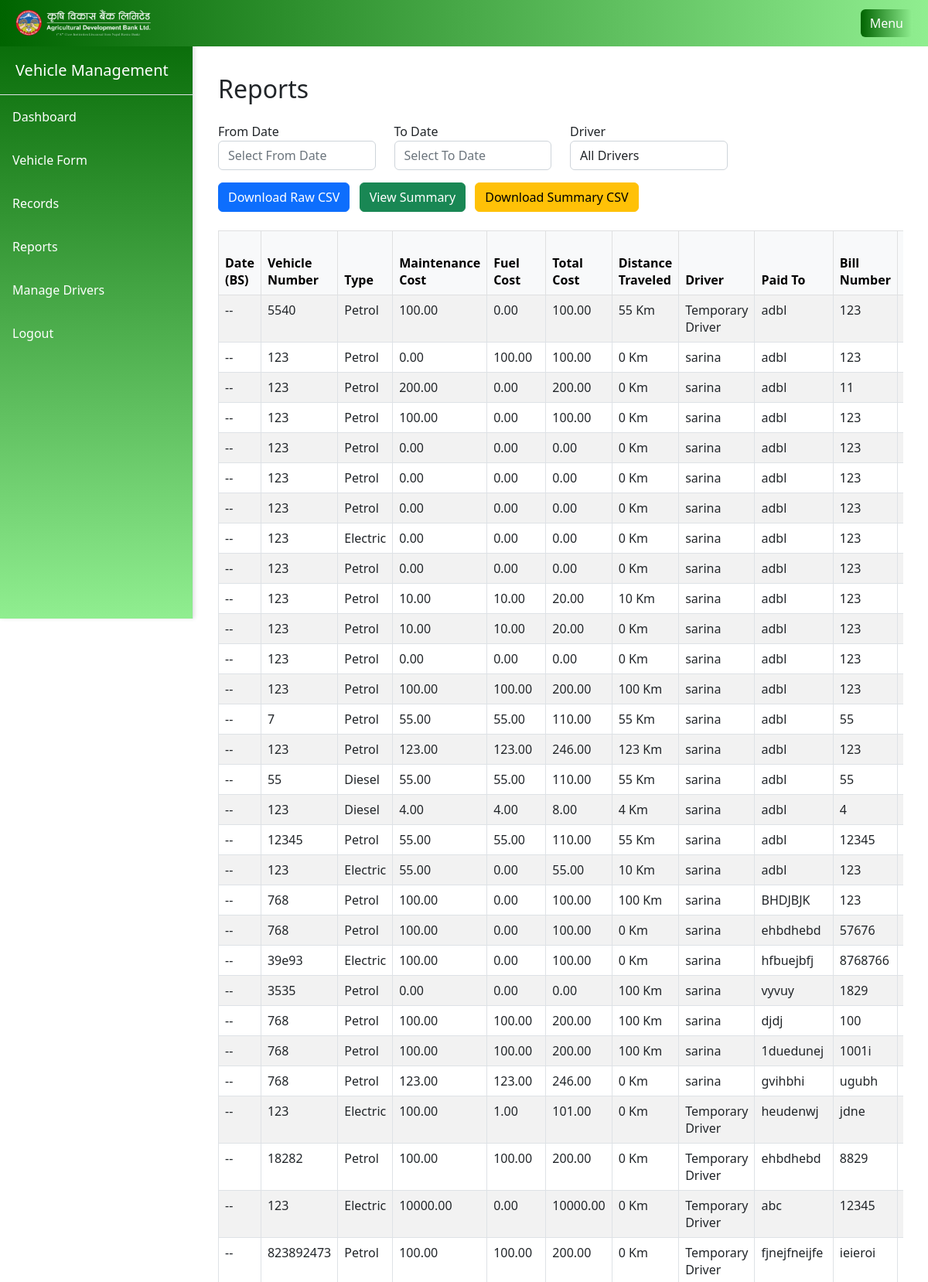
The app's page /reports/ (signed in, upper part) with its own data.
### main/models.py (models this page shows, shortened)
class VehicleRecord(models.Model):
    user = models.ForeignKey(User, on_delete=models.CASCADE)
    date = models.DateField()
    vehicle_number = models.CharField(max_length=20)
    vehicle_type = models.CharField(max_length=10, choices=VEHICLES_TYPE_CHOICES)
    maintenance_cost = models.DecimalField(max_digits=10, decimal_places=2)
    fuel_cost = models.DecimalField(max_digits=10, decimal_places=2)
    total_cost = models.DecimalField(max_digits=10, decimal_places=2)
    driver = models.ForeignKey(Driver, on_delete=models.SET_NULL, null=True, default=None)
    paid_to_company = models.CharField(max_length=50)
    bill_number = models.CharField(max_length=50)
    bill_date = models.DateField()
    distance_traveled = models.DecimalField(max_digits=10, decimal_places=2, default=0)
    reason_for_maintenance = models.CharField(max_length=200, blank=True)

class Driver(models.Model):
    driver_id = models.CharField(max_length=20, unique=True)
    name = models.CharField(max_length=50)

### main/views.py (the view)
# urls.py: path('reports/', views.reports, name='reports'),
@user_passes_test(lambda u: u.is_superuser)
def reports(request):
    drivers = Driver.objects.all().order_by('name')
    records = VehicleRecord.objects.all().order_by('-date', '-id')
    return render(request, 'main/reports.html', {'drivers': drivers, 'records': records})

### main/templates/main/reports.html (shortened to what this page needs)
{% extends 'main/base.html' %}
{% block content %}
<h2 class="mb-4">Reports</h2>
<form method="get">
  <div class="row mb-3">
      <div class="col-md-3">
          <label>From Date</label>
          <input type="text" id="from-date" name="from_date" class="form-control" value="{{ from_date }}" placeholder="Select From Date">
      </div>
      <div class="col-md-3">
          <label>To Date</label>
          <input type="text" id="to-date" name="to_date" class="form-control" value="{{ to_date }}" placeholder="Select To Date">
      </div>
      <div class="col-md-3">
          <label>Driver</label>
          <select name="driver" class="form-control selectpicker" data-live-search="true">
              <option value="">All Drivers</option>
          </select>
      </div>
  </div>
  <div class="mb-3">
      <button type="submit" name="action" value="csv" class="btn btn-primary me-2">
    Download Raw CSV
</button>
<button type="submit" name="action" value="summary" class="btn btn-success me-2">
    View Summary
</button>
<button type="submit" name="action" value="summary_csv" class="btn btn-warning">
    Download Summary CSV
</button>
  </div>
</form>
{% if records %}
<div class="table-responsive mt-4">
    <table class="table table-striped table-bordered">
        <thead class="table-light">
            <tr>
                <th>Date (BS)</th>
                <th>Vehicle Number</th>
                <th>Type</th>
                <th>Maintenance Cost</th>
                <th>Fuel Cost</th>
                <th>Total Cost</th>
                <th>Distance Traveled</th>
                <th>Driver</th>
                <th>Paid To</th>
                <th>Bill Number</th>
                <th>Bill Date (BS)</th>
            </tr>
        </thead>
        <tbody>
            {% for record in records %}
            <tr>
                <td>{{ record.bs_date.year }}-{{ record.bs_date.month }}-{{ record.bs_date.day }}</td>
                <td>{{ record.vehicle_number }}</td>
                <td>{{ record.vehicle_type }}</td>
                <td>{{ record.maintenance_cost|floatformat:2 }}</td>
                <td>{{ record.fuel_cost|floatformat:2 }}</td>
                <td>{{ record.total_cost|floatformat:2 }}</td>
                <td>{{ record.distance_traveled|floatformat:0 }} Km</td>
                <td>{{ record.driver.name }}</td>
                <td>{{ record.paid_to_company }}</td>
                <td>{{ record.bill_number }}</td>
                <td>{{ record.bs_bill_date.year }}-{{ record.bs_bill_date.month }}-{{ record.bs_bill_date.day }}</td>
            </tr>
            {% endfor %}
        </tbody>
    </table>
</div>
{% endif %}
{% endblock %}

### records on screen
VehicleRecord: vehicle_number "5540", vehicle_type "Petrol", maintenance_cost "100.00", fuel_cost "0.00", total_cost "100.00", distance_traveled "55", driver.name "Temporary Driver", paid_to_company "adbl", bill_number "123"
VehicleRecord: vehicle_number "123", vehicle_type "Petrol", maintenance_cost "0.00", fuel_cost "100.00", total_cost "100.00", distance_traveled "0", driver.name "sarina", paid_to_company "adbl", bill_number "123"
VehicleRecord: vehicle_number "123", vehicle_type "Petrol", maintenance_cost "200.00", fuel_cost "0.00", total_cost "200.00", distance_traveled "0", driver.name "sarina", paid_to_company "adbl", bill_number "11"
VehicleRecord: vehicle_number "123", vehicle_type "Petrol", maintenance_cost "100.00", fuel_cost "0.00", total_cost "100.00", distance_traveled "0", driver.name "sarina", paid_to_company "adbl", bill_number "123"
VehicleRecord: vehicle_number "123", vehicle_type "Petrol", maintenance_cost "0.00", fuel_cost "0.00", total_cost "0.00", distance_traveled "0", driver.name "sarina", paid_to_company "adbl", bill_number "123"
VehicleRecord: vehicle_number "123", vehicle_type "Petrol", maintenance_cost "0.00", fuel_cost "0.00", total_cost "0.00", distance_traveled "0", driver.name "sarina", paid_to_company "adbl", bill_number "123"
VehicleRecord: vehicle_number "123", vehicle_type "Petrol", maintenance_cost "0.00", fuel_cost "0.00", total_cost "0.00", distance_traveled "0", driver.name "sarina", paid_to_company "adbl", bill_number "123"
VehicleRecord: vehicle_number "123", vehicle_type "Electric", maintenance_cost "0.00", fuel_cost "0.00", total_cost "0.00", distance_traveled "0", driver.name "sarina", paid_to_company "adbl", bill_number "123"
VehicleRecord: vehicle_number "123", vehicle_type "Petrol", maintenance_cost "0.00", fuel_cost "0.00", total_cost "0.00", distance_traveled "0", driver.name "sarina", paid_to_company "adbl", bill_number "123"
VehicleRecord: vehicle_number "123", vehicle_type "Petrol", maintenance_cost "10.00", fuel_cost "10.00", total_cost "20.00", distance_traveled "10", driver.name "sarina", paid_to_company "adbl", bill_number "123"
VehicleRecord: vehicle_number "123", vehicle_type "Petrol", maintenance_cost "10.00", fuel_cost "10.00", total_cost "20.00", distance_traveled "0", driver.name "sarina", paid_to_company "adbl", bill_number "123"
VehicleRecord: vehicle_number "123", vehicle_type "Petrol", maintenance_cost "0.00", fuel_cost "0.00", total_cost "0.00", distance_traveled "0", driver.name "sarina", paid_to_company "adbl", bill_number "123"
VehicleRecord: vehicle_number "123", vehicle_type "Petrol", maintenance_cost "100.00", fuel_cost "100.00", total_cost "200.00", distance_traveled "100", driver.name "sarina", paid_to_company "adbl", bill_number "123"
VehicleRecord: vehicle_number "7", vehicle_type "Petrol", maintenance_cost "55.00", fuel_cost "55.00", total_cost "110.00", distance_traveled "55", driver.name "sarina", paid_to_company "adbl", bill_number "55"
VehicleRecord: vehicle_number "123", vehicle_type "Petrol", maintenance_cost "123.00", fuel_cost "123.00", total_cost "246.00", distance_traveled "123", driver.name "sarina", paid_to_company "adbl", bill_number "123"
VehicleRecord: vehicle_number "55", vehicle_type "Diesel", maintenance_cost "55.00", fuel_cost "55.00", total_cost "110.00", distance_traveled "55", driver.name "sarina", paid_to_company "adbl", bill_number "55"
VehicleRecord: vehicle_number "123", vehicle_type "Diesel", maintenance_cost "4.00", fuel_cost "4.00", total_cost "8.00", distance_traveled "4", driver.name "sarina", paid_to_company "adbl", bill_number "4"
VehicleRecord: vehicle_number "12345", vehicle_type "Petrol", maintenance_cost "55.00", fuel_cost "55.00", total_cost "110.00", distance_traveled "55", driver.name "sarina", paid_to_company "adbl", bill_number "12345"
VehicleRecord: vehicle_number "123", vehicle_type "Electric", maintenance_cost "55.00", fuel_cost "0.00", total_cost "55.00", distance_traveled "10", driver.name "sarina", paid_to_company "adbl", bill_number "123"
VehicleRecord: vehicle_number "768", vehicle_type "Petrol", maintenance_cost "100.00", fuel_cost "0.00", total_cost "100.00", distance_traveled "100", driver.name "sarina", paid_to_company "BHDJBJK", bill_number "123"
VehicleRecord: vehicle_number "768", vehicle_type "Petrol", maintenance_cost "100.00", fuel_cost "0.00", total_cost "100.00", distance_traveled "0", driver.name "sarina", paid_to_company "ehbdhebd", bill_number "57676"
VehicleRecord: vehicle_number "39e93", vehicle_type "Electric", maintenance_cost "100.00", fuel_cost "0.00", total_cost "100.00", distance_traveled "0", driver.name "sarina", paid_to_company "hfbuejbfj", bill_number "8768766"
VehicleRecord: vehicle_number "3535", vehicle_type "Petrol", maintenance_cost "0.00", fuel_cost "0.00", total_cost "0.00", distance_traveled "100", driver.name "sarina", paid_to_company "vyvuy", bill_number "1829"
VehicleRecord: vehicle_number "768", vehicle_type "Petrol", maintenance_cost "100.00", fuel_cost "100.00", total_cost "200.00", distance_traveled "100", driver.name "sarina", paid_to_company "djdj", bill_number "100"
VehicleRecord: vehicle_number "768", vehicle_type "Petrol", maintenance_cost "100.00", fuel_cost "100.00", total_cost "200.00", distance_traveled "100", driver.name "sarina", paid_to_company "1duedunej", bill_number "1001i"
VehicleRecord: vehicle_number "768", vehicle_type "Petrol", maintenance_cost "123.00", fuel_cost "123.00", total_cost "246.00", distance_traveled "0", driver.name "sarina", paid_to_company "gvihbhi", bill_number "ugubh"
VehicleRecord: vehicle_number "123", vehicle_type "Electric", maintenance_cost "100.00", fuel_cost "1.00", total_cost "101.00", distance_traveled "0", driver.name "Temporary Driver", paid_to_company "heudenwj", bill_number "jdne"
VehicleRecord: vehicle_number "18282", vehicle_type "Petrol", maintenance_cost "100.00", fuel_cost "100.00", total_cost "200.00", distance_traveled "0", driver.name "Temporary Driver", paid_to_company "ehbdhebd", bill_number "8829"
VehicleRecord: vehicle_number "123", vehicle_type "Electric", maintenance_cost "10000.00", fuel_cost "0.00", total_cost "10000.00", distance_traveled "0", driver.name "Temporary Driver", paid_to_company "abc", bill_number "12345"
VehicleRecord: vehicle_number "823892473", vehicle_type "Petrol", maintenance_cost "100.00", fuel_cost "100.00", total_cost "200.00", distance_traveled "0", driver.name "Temporary Driver", paid_to_company "fjnejfneijfe", bill_number "ieieroi"
